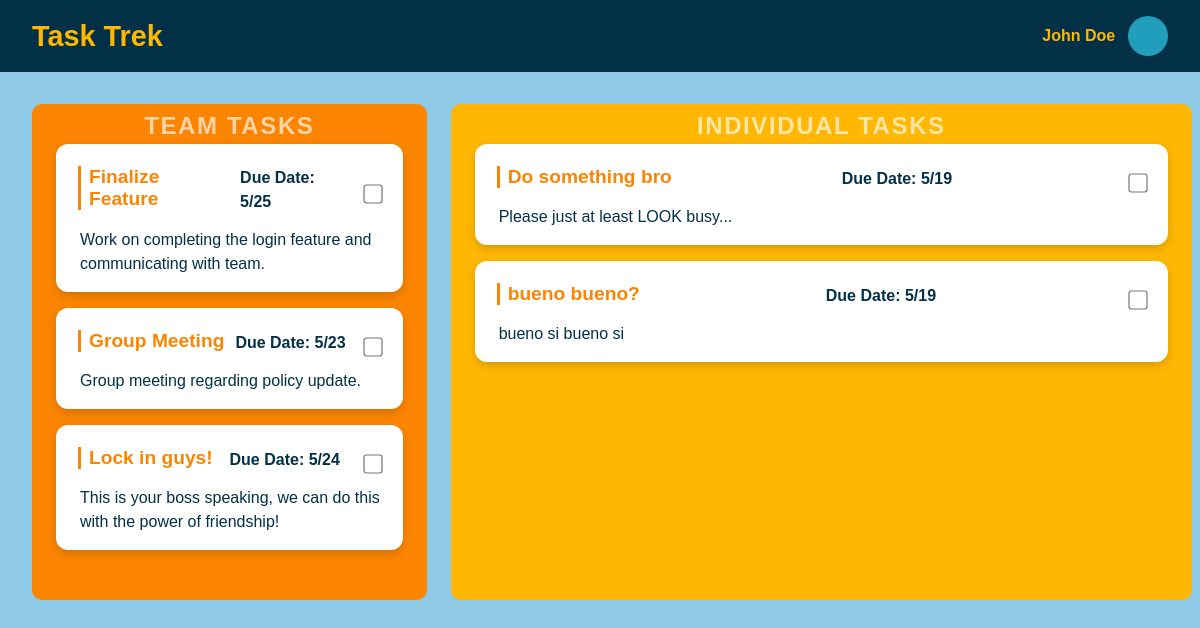
Page /user/1/ on the earlier database version.
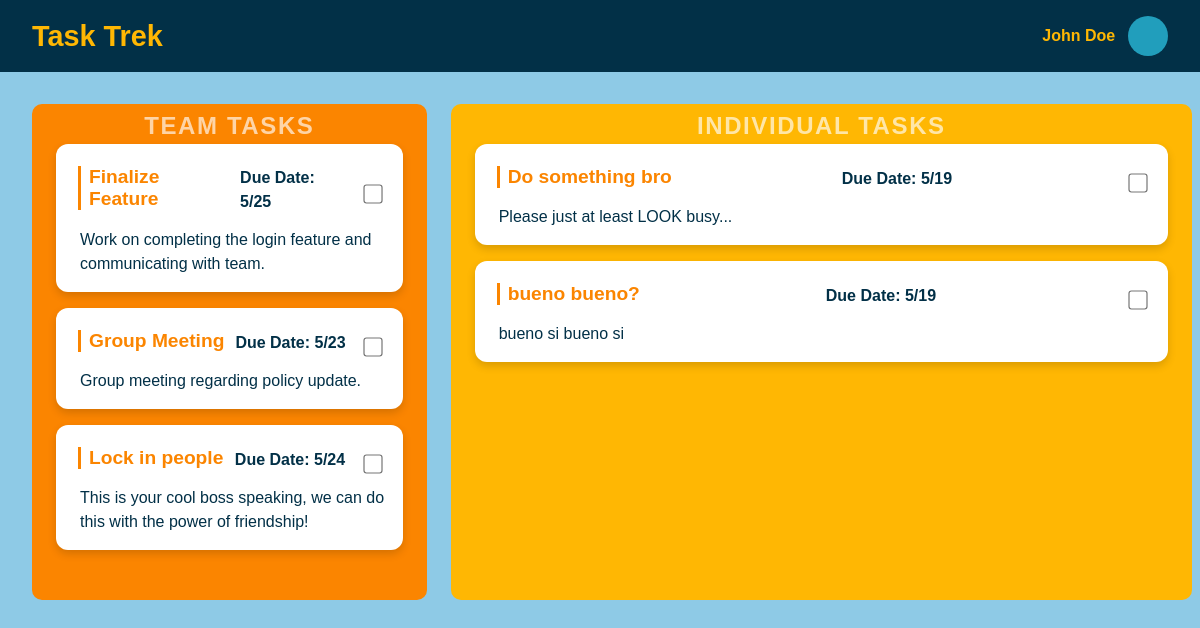
Same page on the later database version.
### tasktrek/models.py (models this page shows, shortened)
class Employee(models.Model):
    id = models.AutoField(primary_key=True)
    name = models.CharField(max_length = 64)
    is_admin = models.BooleanField(default=False)
    tasks = models.CharField(max_length = 64)
    username = models.CharField(max_length = 64, default="nousername")
    password = models.IntegerField(default = 11111)

class Task(models.Model):
    id = models.AutoField(primary_key = True)
    name = models.CharField(max_length = 32, default="...")
    description = models.CharField(max_length = 100)
    due_date = models.CharField(default = "")
    is_complete = models.CharField(default = "False")
    is_team = models.CharField(default="False")
    def __str__(self):
        return f"{self.id}~{self.name}~{self.description}~{self.due_date}~{self.is_complete}~{self.is_team}"

### tasktrek/views.py (the view, shortened to what this page needs)
# urls.py: path('user/<int:employee_id>/', views.user, name="user"),
def user(request, employee_id):
    dataConnector = sqlite3.connect('db.sqlite3')
    cursor = dataConnector.cursor()
    cursor.execute("SELECT * FROM tasktrek_task WHERE is_team = ?", ["True"])
    group_tasks = cursor.fetchall()
    print("Look at my group tasks")
    print(group_tasks)
    print(type(group_tasks))
    clean_group_tasks = []
    for group_task in group_tasks:
        gt_entry = {}
        print(type(group_task))
        gt_entry['id'] = group_task[0]
        gt_entry['name'] = group_task[3]
        gt_entry['description'] = group_task[1]
        gt_entry['due_date'] = group_task[2]
        clean_group_tasks.append(gt_entry)
    print(clean_group_tasks)
    print("Look at my employee id")
    print(employee_id)
    cursor.execute("SELECT * FROM tasktrek_employee WHERE id = ?", [employee_id])
    employee_data = cursor.fetchone()
    print("Look at my employee data")
    print(employee_data)
    employee_tasks = employee_data[3]
    print("Look at my employees tasks...")
    print(employee_tasks)
    print(type(employee_tasks))
    if employee_tasks != "":
        clean_employee_tasks = employee_tasks.split(",")
        print("Look at my REAL employee tasks...")
        print(clean_employee_tasks)
        task_list = Task.objects.all()
        clean_task_list = []
        for task in task_list:
            copy_task = str(task)
            clean_task_list.append(copy_task.split("~"))
        print("Cleaned up task list")
        print(clean_task_list)
        task_array = []
        for a_task_id in clean_employee_tasks:
            for a_task in clean_task_list:
                if a_task_id == a_task[0]:
                    task_array.append(Task.objects.get(id=a_task_id))
        print("All tasks compiled!!!")
        print(type(task_array[0]))
        context = {
            'tasks' : task_array,
            'name' : employee_data[1],
            'group_tasks': clean_group_tasks
        }
        return render(request, "user.html", context)

### tasktrek/templates/user.html (shortened to what this page needs)
<!DOCTYPE html>
<html lang="en">
<head>
    {% load static %}
    <link rel="stylesheet" href="{% static 'css/styles.css' %}">
</head>
<body>
    <div class="header-bar">
        <h1>Task Trek</h1>
        <div class="user-info">
            <span class="user-name">{{name}}</span>
            <div class="profile-picture"></div>
        </div>
    </div>
    <div class="tasks-container">
        <div class="team-tasks">
            <div class="background-label">Team Tasks</div>
            {% if group_tasks == "" %}
            {% else %}
            {% for task in group_tasks %}
                <div class="task-card">
                    <div class="task-header">
                        <h3>{{ task.name }}</h3>
                        <p class="task-due-date"><strong>Due Date:</strong> {{ task.due_date }}</p>
                        <input type="checkbox" class="task-checkbox" {% if task.completed %}checked{% endif %}>
                    </div>
                    <p>{{ task.description }}</p>
                </div>
            {% endfor %}
            {% endif %}
        </div>
        <div class="individual-tasks">
            <div class="background-label">Individual Tasks</div>
            {% if tasks == "" %}
            {% else %}
            {% for task in tasks %}
                {% if task.is_team == 'False' %}
                <div class="task-card">
                    <div class="task-header">
                        <h3>{{ task.name }}</h3>
                        <p class="task-due-date"><strong>Due Date:</strong> {{ task.due_date }}</p>
                        <input type="checkbox" class="task-checkbox" {% if task.completed %}checked{% endif %}>
                    </div>
                    <p>{{ task.description }}</p>
                </div>
                {% endif %}
            {% endfor %}
            {% endif %}
        </div>
    </div>
</body>
</html>

### tasktrek/static/css/styles.css (style rules this page uses)
* { margin: 0; padding: 0; box-sizing: border-box; }
body { font-family: 'Arial', sans-serif; background-color: #8ecae6; color: white; padding: 0; }
.header-bar { background-color: #023047; padding: 1rem 2rem; display: flex; align-items: center; justify-content: space-between; color: white; }
.header-bar h1 { font-size: 1.8rem; font-weight: bold; color: #ffb703; }
.user-info { display: flex; align-items: center; }
.user-info .profile-picture { width: 40px; height: 40px; border-radius: 50%; background-color: #219ebc; margin-left: 0.8rem; }
.user-info .user-name { font-size: 1rem; font-weight: bold; color: #ffb703; }
.tasks-container { display: flex; padding: 2rem; gap: 1.5rem; }
.team-tasks { flex: 1; background-color: #fb8500; border-radius: 10px; padding: 1.5rem; position: relative; }
.individual-tasks { flex: 2; background-color: #ffb703; border-radius: 10px; padding: 1.5rem; position: relative; }
.background-label { position: absolute; top: 0.5rem; left: 50%; transform: translateX(-50%); font-size: 1.5rem; color: rgba(255, 255, 255, 0.65); text-transform: uppercase; font-weight: bold; letter-spacing: 0.1rem; }
.task-card { margin: 1rem 0; padding: 1rem; background: white; border-radius: 12px; box-shadow: 0 4px 8px rgba(0, 0, 0, 0.15); color: #023047; transition: transform 0.3s ease, box-shadow 0.3s ease; }
.task-card h3 { font-size: 1.2rem; margin-bottom: 0.7rem; padding-left: 0.5rem; border-left: 3px solid #fb8500; color: #fb8500; }
.task-card p { font-size: 1rem; padding-left: 0.5rem; margin-top: 0; color: #023047; line-height: 1.5; text-align: start; }
.tasks-container { display: flex; gap: 1.5rem; height: 70vh; overflow-y: auto; padding-right: 0.5rem; }
.task-header { display: flex; align-items: center; justify-content: space-between; padding: 0.375rem; }
.task-checkbox { width: 16px; height: 16px; margin-left: 1rem; transform: scale(1.2); cursor: pointer; accent-color: #fb8500; }
.task-card h3 { text-decoration: none; }
.task-due-date { font-size: 0.9rem; color: #555; margin-top: 0.5rem; margin-bottom: 0.5rem; font-weight: bold; }

Differences in the rows shown:
changed Task: name "Lock in guys!" → "Lock in people"; description "This is your boss speaking, we can do this with the power of friendship!" → "This is your cool boss speaking, we can do this with the power of friendship!"
